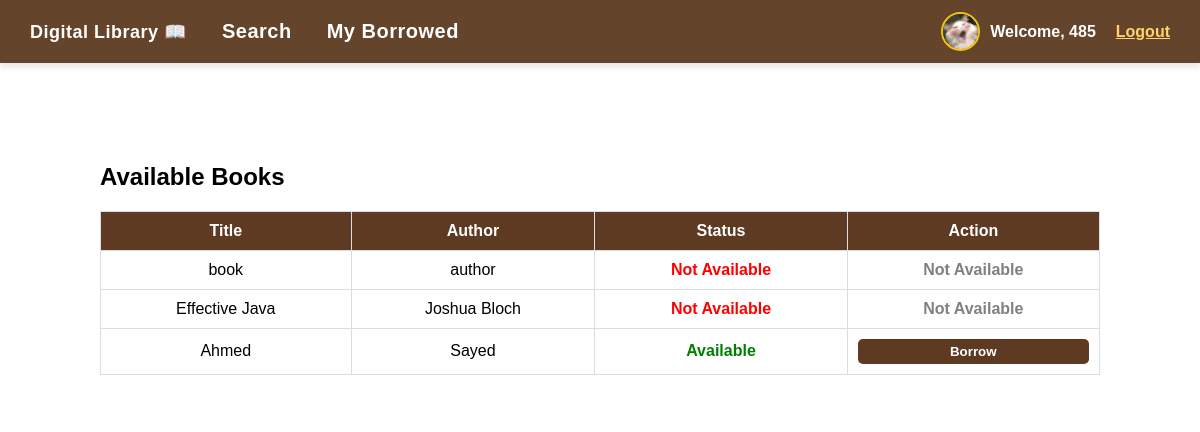
Page /dashboard/ (signed in) on the committed database.
### accounts/models.py (models this page shows, shortened)
class Profile(models.Model):
    user = models.OneToOneField(User, on_delete=models.CASCADE)
    image = models.CharField(max_length=255, default="avtar1.jpg")
    is_admin = models.BooleanField(default=False)

class Book(models.Model):
    title = models.CharField(max_length=200)
    author = models.CharField(max_length=100)
    category = models.CharField(max_length=100, blank=True, default='General')
    description = models.TextField(blank=True, null=True)
    status = models.BooleanField(default=True)  # True = Available

### accounts/views.py (the view)
# urls.py: path('dashboard/', views.user_view, name='user_view'),
@login_required
def user_view(request):
    books = Book.objects.all()
    borrowed_ids = BorrowRecord.objects.filter(
        user=request.user, returned=False
    ).values_list('book_id', flat=True)
    context = {
        'books': books,
        'borrowed_ids': list(borrowed_ids),
    }
    return render(request, 'accounts/user_view.html', context)

### accounts/templates/accounts/user_view.html (shortened to what this page needs)
{% load static %}
<!DOCTYPE html>
<html lang="en">
<head>
    <link rel="stylesheet" href="{% static 'css/style.css' %}">
</head>
<body>
    <nav class="navbar">
        <div class="nav-left">
            <a href="{% url 'home' %}" style="color: white; font-size: 18px; font-weight: bold; text-decoration: none;">Digital Library 📖</a>
            <a href="{% url 'search_books' %}" style="margin-left: 20px; color: white; text-decoration: none;">Search</a>
            <a href="{% url 'borrowed_books' %}" style="margin-left: 20px; color: white; text-decoration: none;">My Borrowed</a>
        </div>
        <div class="user-info">
            <img id="userAvatar" src="{% static 'images/' %}{{ user.profile.image|default:'avtar1.jpg' }}" alt="Avatar" style="width:35px; height:35px; border-radius:50%; object-fit:cover;">
            <span id="usernameDisplay">Welcome, {{ user.username }}</span>
            <a href="{% url 'logout' %}" id="logoutLink" style="color: #ffd369; margin-left: 10px; font-weight: bold;">Logout</a>
        </div>
    </nav>
    <div class="container">
        <h2>Available Books</h2>
        <table class="books-table" style="width: 100%; border-collapse: collapse; margin-top: 20px;">
            <thead>
                <tr>
                    <th style="background:#5d3a21; color:white; padding:10px;">Title</th>
                    <th style="background:#5d3a21; color:white; padding:10px;">Author</th>
                    <th style="background:#5d3a21; color:white; padding:10px;">Status</th>
                    <th style="background:#5d3a21; color:white; padding:10px;">Action</th>
                </tr>
            </thead>
            <tbody id="booksBody">
                {% for book in books %}
                <tr style="cursor: pointer; text-align: center; border-bottom: 1px solid #ddd;" onclick="showDesc('{{ book.description|escapejs }}')">
                    <td style="padding: 10px;">{{ book.title }}</td>
                    <td style="padding: 10px;">{{ book.author }}</td>
                    <td style="padding: 10px; color:{% if book.status %}green{% else %}red{% endif %}; font-weight:bold;">
                        {% if book.status %} Available {% else %} Not Available {% endif %}
                    </td>
                    <td style="padding: 10px;">
                        {% if book.id in borrowed_ids %}
                            <span style="color: orange; font-weight: bold;">Already Borrowed</span>
                        {% elif book.status %}
                            <form method="POST" action="{% url 'borrow_book' book.id %}" style="margin: 0;">
                                <button type="submit" class="btn-borrow" style="background: #5d3a21; color: white; padding: 5px 15px; border: none; border-radius: 5px; cursor: pointer; font-weight: bold;">Borrow</button>
                            </form>
                        {% else %}
                            <span style="color: gray; font-weight: bold;">Not Available</span>
                        {% endif %}
                    </td>
                </tr>
                {% empty %}
                <tr>
                    <td colspan="4" style="text-align:center; padding: 20px;">No books found in the library.</td>
                </tr>
                {% endfor %}
            </tbody>
        </table>
    </div>
</body>
</html>

### accounts/static/css/style.css (style rules this page uses)
body { background-image: url("../images/Library.png"); background-size: cover; background-position: center; background-repeat: no-repeat; background-attachment: fixed; margin: 0; font-family: Arial, sans-serif; }
.navbar { background: rgba(93, 58, 33, 0.95); display: flex; justify-content: space-between; align-items: center; padding: 12px 30px; color: #fff; box-shadow: 0 4px 6px rgba(0,0,0,0.1); }
.nav-left { display: flex; align-items: center; gap: 15px; }
.nav-left a, .navbar a.brand { color: white; text-decoration: none; font-size: 20px; font-weight: bold; letter-spacing: 0.5px; transition: color 0.3s; }
.user-info { display: flex; align-items: center; gap: 10px; }
.user-info img { width: 35px; height: 35px; border-radius: 50%; border: 2px solid #f1c40f; display: inline; object-fit: cover; }
.user-info span { color: white; font-weight: bold; }
button { width: 100%; background: #5d3a21; color: white; padding: 10px; border: none; border-radius: 8px; cursor: pointer; }
.container { max-width: 1000px; margin: 50px auto; background: rgba(255, 255, 255, 0.92); padding: 30px; border-radius: 15px; }
table { width: 100%; border-collapse: collapse; margin-top: 20px; }
th, td { border: 1px solid #ddd; padding: 12px; text-align: center; vertical-align: middle; }
th { background: #5d3a21; color: white; }

### rows in the picture
Book: title "book", author "author", status "Not Available"
Book: title "Effective Java", author "Joshua Bloch", status "Not Available"
Book: title "Ahmed", author "Sayed", status "Available"

### other values in the picture
{{ user.username }} "485"
